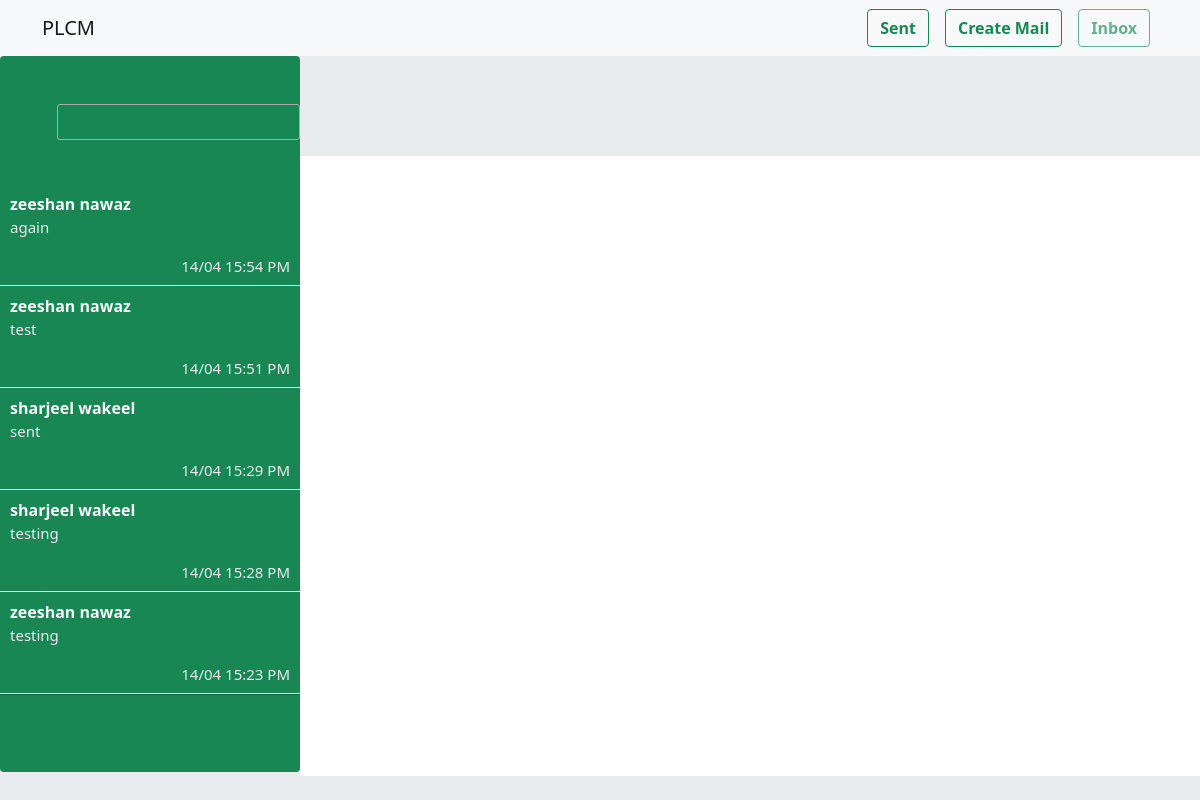
Page /inbox_mail.php (signed in) on the committed database.
### tables this page shows
CREATE TABLE `emails` (
  `e_id` int(11) NOT NULL,
  `crt_id` int(11) NOT NULL,
  `m_id` int(11) NOT NULL,
  `subject` text NOT NULL,
  `description` text NOT NULL,
  `category` int(11) NOT NULL,
  `file_path` text NOT NULL,
  `date` timestamp NOT NULL DEFAULT current_timestamp(),
  `status` text NOT NULL DEFAULT 'unseen'
);

CREATE TABLE `members` (
  `m_id` int(11) NOT NULL,
  `f_name` text NOT NULL,
  `l_name` text NOT NULL,
  `reg_no` text NOT NULL,
  `email` text NOT NULL,
  `password` text NOT NULL,
  `designation` text NOT NULL,
  `speciality` text NOT NULL,
  `img_path` text NOT NULL,
  `date` timestamp NOT NULL DEFAULT current_timestamp() ON UPDATE current_timestamp()
);

### inbox_mail.php (the view, shortened to what this page needs)
<?php
include_once("connection/connection.php");
$s_id=$_SESSION['id'];
$query="select * from emails where m_id=".$s_id." order by e_id desc" ;
$user=NULL;
$emails=mysqli_query($conn,$query);
if(mysqli_num_rows($emails)>0){
  while($em=mysqli_fetch_assoc($emails)){
  if($em['crt_id']==14){
      $query="select * from admin ";
      $get_admin=mysqli_query($conn,$query);
      $admin_data=mysqli_fetch_assoc($get_admin);
      $name=$admin_data['f_name'];
      $file_path=$admin_data['img_path'];
  }
  else{
      $query="select * from members where m_id=".$em['crt_id'];
      $get_member=mysqli_query($conn,$query);
      $member_data=mysqli_fetch_assoc($get_member);
      $name=$member_data['f_name']." ".$member_data['l_name'];
  }
    if($em['status']=='unseen'){
        $status='d-inline-block';
    }
    else{
        $status='d-none';
    }
    $user.="<tr class='bg-success border border-start-0 border-end-0 border-top-0 border-light get_mail' data-id='".$em['e_id']."' data-m_id='".$em['crt_id']."' style='cursor:pointer'><td><div class='text-light fw-bold'>".$name."<span class='badge ".$status." rounded-pill bg-light text-dark mx-2'>new</span></div>
    <p class=' e_desc'>".substr($em['description'],0,100)."</p>
    <div class='text-end e_date'>".date('d/m H:i A',strtotime($em['date']))."</div>
    </td></tr>";
  }
}
else{
  $user="<tr class='bg-success border border-0'><td class='text-light text-center ' colspan='5'>no mail</td></tr> ";
}
?>
<!doctype html>
<html lang="en">
  <head>
    <link href="https://cdn.jsdelivr.net/npm/bootstrap@5.1.3/dist/css/bootstrap.min.css" rel="stylesheet">
    <link rel="stylesheet" type="text/css" href="//cdn.datatables.net/1.10.21/css/jquery.dataTables.min.css"/>
    <link rel='stylesheet' href='css/style.css'>
    <link rel='stylesheet' href='css/style2.css'>
<link rel="stylesheet" href="css/jquery.multiselect.css">
  </head>
  <body>
  <div class='container-fluid p-0 responsive wrapper-message email' >
  <nav class="navbar navbar-expand-md navbar-light bg-light">
  <div class="container">
  <a class="navbar-brand" href="home.php">PLCM</a>
    <div class="collapse navbar-collapse" id="navbarSupportedContent">
      <div class=' d-flex align-items-center justify-md-content-start justify-content-around'>
           <a type="button" class="btn  btn-outline-success fw-bold  mx-2" href="send_mail.php">
  Sent
</a>
<button type="button" class="btn  btn-outline-success fw-bold mx-2" data-bs-toggle="modal" data-bs-target="#exampleModal">
  Create Mail
</button>
               <a type="button" class="btn  btn-outline-success fw-bold mx-2 disabled" href="inbox_mail.php">
  Inbox
</a>
</div>
    </div>
  </div>
</nav>
<section class=' bg message-sec ' style="height:90vh">
  <div class='row m-0 align-items-stretch justify-content-start ' style="height:90vh;">
  <div class='col-3  p-0  bg-success rounded  ' style="height:89.5vh;overflow-y:hidden">
  <div class="table-responsive mt-2 pb-5 mt-5" style="height:84.5vh;overflow-y:scroll">
<table id="userTable" class=' table table-hover ' style="border-collapse: separate;">
        <thead>
                   </thead>
        <tbody id="list_profile">
       <?php echo $user;?>
        </tbody>
    </table>
                </div>
</div>
<div class='col-9 bg-body d-flex flex-column p-0' style="height:90vh">
    <div class='bg px-2 py-4 user_profile' style="height:15%">
</div>
        <div class='col-12 text-muted h3 fw-bold  d-flex flex-column  align-items-start px-2 py-4' id='message_show' style="height:85%; overflow-y:scroll" >
          </div>
</div>
</div>
</div>
</body>
</html>

### css/style.css (style rules this page uses)
.email .e_desc,.email .e_date { color:#e9ecef!important; font-size:15px; }

### css/style2.css (style rules this page uses)
.row , .col-md-5,.col-md-7 { height:100%; display:flex; justify-content: center; align-items: center; }
.bg { background-color:#e9ecef; }
.responsive { height:100vh; background-color:#e9ecef; }

### rows in the picture
emails: members.f_name+l_name "zeeshan nawaz", description "again", date "14/04 15:54 PM"
emails: members.f_name+l_name "zeeshan nawaz", description "test", date "14/04 15:51 PM"
emails: members.f_name+l_name "sharjeel wakeel", description "sent", date "14/04 15:29 PM"
emails: members.f_name+l_name "sharjeel wakeel", description "testing", date "14/04 15:28 PM"
emails: members.f_name+l_name "zeeshan nawaz", description "testing", date "14/04 15:23 PM"
